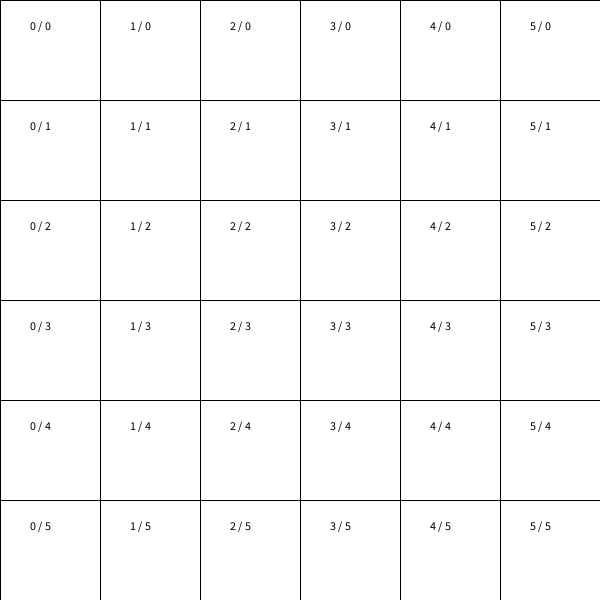
Frame 1 (no input)
Frame 60 (the mouse pressed at the canvas centre just before this capture): identical to frame 1, image omitted
Frame 120 (the mouse held since frame 60 and released just before this capture): identical to frame 1, image omitted

The Processing sketch that drew this single still picture (run headless with seeded random() and noise(); from frame 60 on, the mouse is pressed at the canvas centre):

// Processing sketch: sketch_240618e
// ── sketch_240618e.pde

// grillas con for + funciones con param

void setup(){
  size( 600, 600 );
  
}

void draw(){
  background ( 0 );
  
  
  //funcion de usuario
  grilla( 100 );  
  
  println( mouseSobreLaDerecha() );
}

// ── funciones_for.pde

// funcion que no retorna valor = tipo void (PARA DIBUJAR)

void grilla( int mod ) {
  for ( int i = 0; i < height; i+=mod ) {  //mod = tamaño de celda
    for ( int j = 0; j < height; j+=mod ) {  //mod = tamaño de celda
      //println( i + " / " + j);
      fill( 255 );
      rect( i, j, mod, mod );
      fill( 0 );
      text( i/mod + " / " + j/mod , i+30, j+30 );
    }
  }
}

// funcion que si retorna valor = tipo int, boolean, float, etc

boolean mouseSobreLaDerecha(){
  if( mouseX > width/2 ){
    return true;
  }else{
    return false;
  }
}
